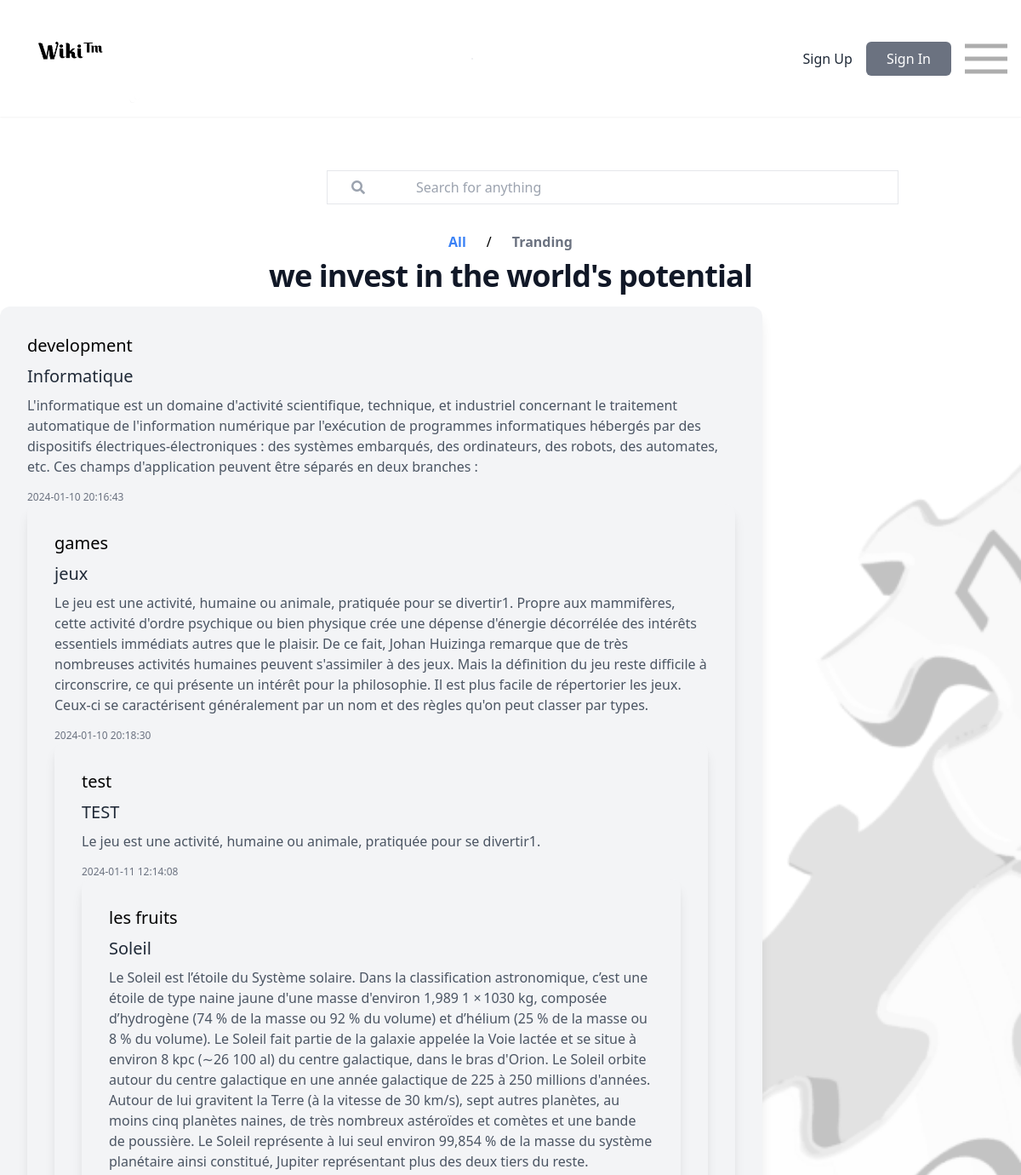
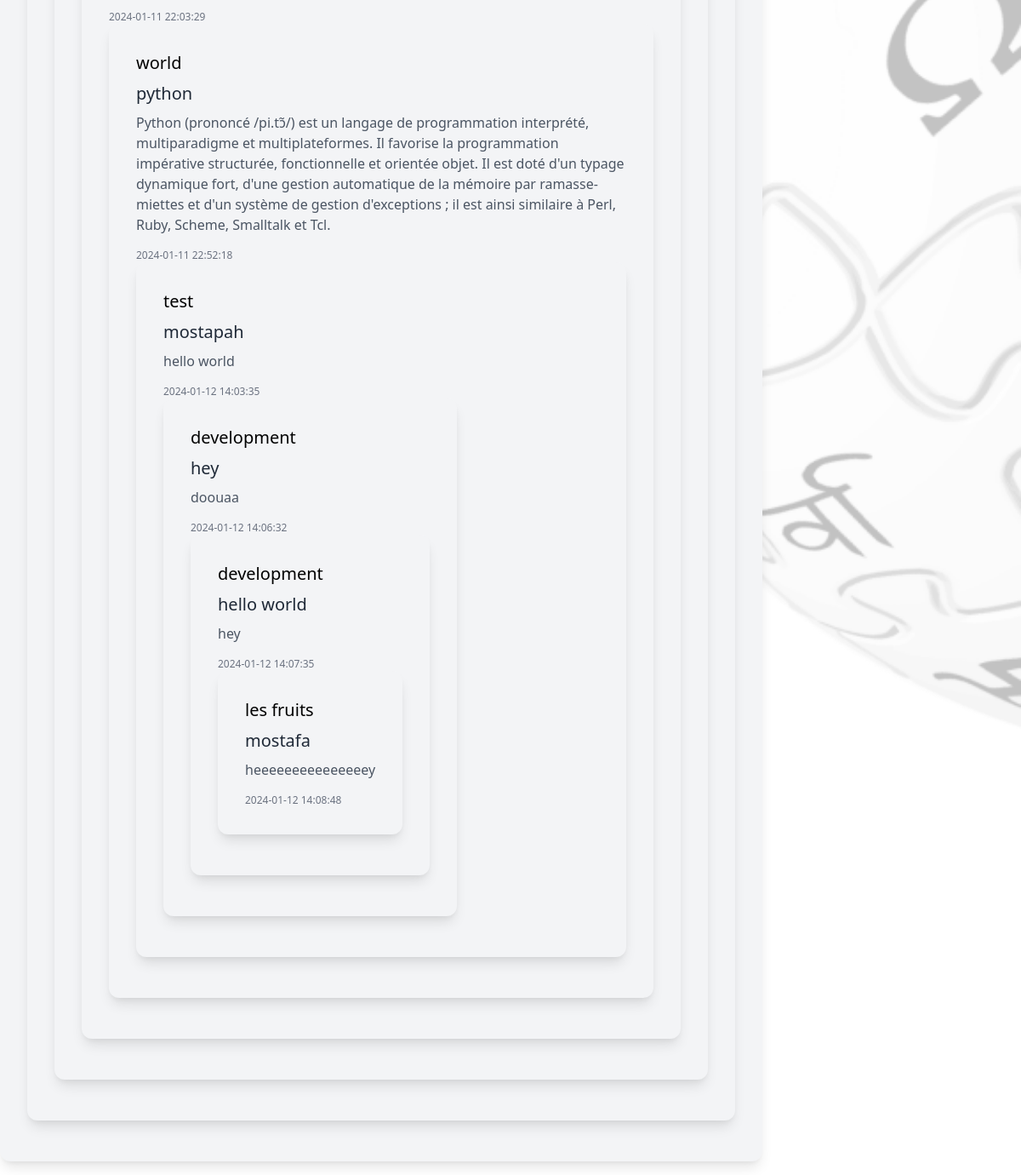
The app's page /views/home.php with its own data (2 pictures, top to bottom).
### tables this page shows
CREATE TABLE `wikis` (
  `idWiki` int NOT NULL,
  `name_Wiki` varchar(200) DEFAULT NULL,
  `contenu` varchar(1000) DEFAULT NULL,
  `date` timestamp NULL DEFAULT NULL,
  `statut` tinyint(1) DEFAULT NULL,
  `id` int DEFAULT NULL,
  `idCategorie` int DEFAULT NULL
);

CREATE TABLE `categories` (
  `id_Categorie` int NOT NULL,
  `name_Categorie` varchar(255) DEFAULT NULL
);

### config/config.php (called while the page is built, shortened)
<?php
class Database {
    private static $instance;
    private $connection;
    private function __construct() {
        $this->connection = new PDO("mysql:host=localhost;dbname=wiki", "root","");
        $this->connection->setAttribute(PDO::ATTR_ERRMODE, PDO::ERRMODE_EXCEPTION);
    }
    public static function getInstance() {
        if (!self::$instance) {
            self::$instance = new Database();
        }
        return self::$instance;
    }
    public function getConnection() {
        return $this->connection;
    }
}

### Controllers/Home.php (called while the page is built, shortened)
<?php
require_once '../Models/User.php';
class WikisController{
    private $wikiModel;
    public function __construct(){
     $this->wikiModel= new WikisModel();
    }
public function getAllWikis() {
        $wikis = $this->wikiModel->getAllwikis();
        return $wikis;
    }
}
?>

### Models/User.php (called while the page is built, shortened)
<?php
require_once '../config/config.php';
class WikisModel{
    private $connection;
    public function __construct() {
        $this->connection = Database::getInstance()->getConnection();
    }
    public function getAllwikis(){
        try{
       $query = "SELECT wikis.*, categories.name_Categorie FROM wikis JOIN categories ON categories.id_Categorie = wikis.idCategorie ";;
       $stm = $this->connection->prepare($query);
       $stm->execute();
                $result = $stm->fetchAll(PDO::FETCH_ASSOC);
                return $result;
            } catch (PDOException $e) {
                echo $e->getMessage();
                return false;
            }
        }
    }

### views/home.php (the view, shortened to what this page needs)
<?php
require_once '../Controllers/Home.php';
$wikiController = new WikisController();
$Wikis = $wikiController->getAllwikis();
?>
<!DOCTYPE html>
<html lang="en">
<head>
    <link href="https://cdn.jsdelivr.net/npm/tailwindcss@2.2.19/dist/tailwind.min.css" rel="stylesheet">
    <link rel="stylesheet" href="https://cdnjs.cloudflare.com/ajax/libs/font-awesome/5.15.3/css/all.min.css">
    <link rel="stylesheet" href="../public/css/style.css">
</head>
<body class="bg-no-repeat bg-right bg-fixed" style="background-image: url('../public/image/wikiii.png'); background-size: contain;">
    <div class="h-40">
        <div id="navbar" class="flex justify-between items-center bg-fixed bg-white p-4 shadow-sm">
            <img src="../public/image/logo.png" alt="logo" width="150px" height="100px">
            <div class="max-w-2xl flex space-x-4 border rounded-xl overflow-hidden">
            </div>
            <div class="flex items-center space-x-4">
                <a href="Register.php" class="text-gray-800 hover:text-gray-600">Sign Up</a>
                <a href="Register.php">
                    <button class="bg-gray-500 text-white px-6 py-2 rounded-md hover:bg-gray-700 transition duration-300">
                        Sign In
                    </button>
                </a>
                <img src="../public/image/menu.png" alt="burger_menu" id="iconMenu" class="text-2xl text-black cursor-pointer">
            </div>
        </div>
    </div>
    <div class="max-w-2xl px-4 h-10 flex space-x-8 border  overflow-hidden mt-10 mb-6 ml-96">
    <div class="flex items-center justify-center h-full w-10 bg-white">
        <i class="fas fa-search text-gray-400"></i>
    </div>
    <input type="text" placeholder="Search for anything" class="flex-1 h-full bg-white focus:outline-none px-4">
</div>
<div class="flex justify-center items-center mt-4">
    <a href="home.php" class="mr-2 px-4 py-2  font-bold text-blue-500 rounded">All</a>
    <span class="text-black">/</span>
    <a href="index.php" class="ml-2 px-4 py-2 font-bold text-gray-500 rounded">Tranding</a>
</div>
<h1 class="mb-4 text-4xl font-extrabold leading-none tracking-tight text-center text-gray-900 md:text-3xl lg:text-4xl dark:text-white">we invest in the world's potential</h1>
<?php
    foreach ($Wikis as $wiki) {
        echo '<div class="flex max-w-4xl rounded-xl bg-gray-100 shadow-lg p-8 mb-4">';
        echo '<div class="flex flex-col justify-start">';
        echo '<h6 class="mb-2 text-xl font-medium text-neutral-800 dark:text-neutral-50">' . $wiki['name_Categorie'] . '</h6>';
        echo '<h5 class="mb-2 text-xl font-medium text-gray-800">' . $wiki['name_Wiki'] . '</h5>';
        echo '<p class="mb-4 text-base text-gray-600">' . $wiki['contenu'] . '</p>';
        echo '<p class="text-xs text-gray-500">' . $wiki['date'] . '</p>';
    }
    ?>
</body>
</html>

### records on screen
wikis: idCategorie.name_Categorie "development", name_Wiki "Informatique", contenu "L'informatique est un domaine d'activité scientifique, technique, et industriel concernant le traitement automatique de l'information numérique par l'exécution de programmes informatiques hébergés par des dispositifs électriques-électroniques : des systèmes embarqués, des ordinateurs, des robots, des automates, etc. Ces champs d'application peuvent être séparés en deux branches :", date "2024-01-10 20:16:43"
wikis: idCategorie.name_Categorie "games", name_Wiki "jeux", contenu "Le jeu est une activité, humaine ou animale, pratiquée pour se divertir1. Propre aux mammifères, cette activité d'ordre psychique ou bien physique crée une dépense d'énergie décorrélée des intérêts essentiels immédiats autres que le plaisir. De ce fait, Johan Huizinga remarque que de très nombreuses activités humaines peuvent s'assimiler à des jeux. Mais la définition du jeu reste difficile à circonscrire, ce qui présente un intérêt pour la philosophie. Il est plus facile de répertorier les jeux. Ceux-ci se caractérisent généralement par un nom et des règles qu'on peut classer par types.", date "2024-01-10 20:18:30"
wikis: idCategorie.name_Categorie "test", name_Wiki "TEST", contenu "Le jeu est une activité, humaine ou animale, pratiquée pour se divertir1.", date "2024-01-11 12:14:08"
wikis: idCategorie.name_Categorie "les fruits", name_Wiki "Soleil", contenu "Le Soleil est l’étoile du Système solaire. Dans la classification astronomique, c’est une étoile de type naine jaune d'une masse d'environ 1,989 1 × 1030 kg, composée d’hydrogène (74 % de la masse ou 92 % du volume) et d’hélium (25 % de la masse ou 8 % du volume). Le Soleil fait partie de la galaxie appelée la Voie lactée et se situe à environ 8 kpc (∼26 100 al) du centre galactique, dans le bras d'Orion. Le Soleil orbite autour du centre galactique en une année galactique de 225 à 250 millions d'années. Autour de lui gravitent la Terre (à la vitesse de 30 km/s), sept autres planètes, au moins cinq planètes naines, de très nombreux astéroïdes et comètes et une bande de poussière. Le Soleil…", date "2024-01-11 22:03:29"
wikis: idCategorie.name_Categorie "world", name_Wiki "python", contenu "Python (prononcé /pi.tɔ̃/) est un langage de programmation interprété, multiparadigme et multiplateformes. Il favorise la programmation impérative structurée, fonctionnelle et orientée objet. Il est doté d'un typage dynamique fort, d'une gestion automatique de la mémoire par ramasse-miettes et d'un système de gestion d'exceptions ; il est ainsi similaire à Perl, Ruby, Scheme, Smalltalk et Tcl.", date "2024-01-11 22:52:18"
wikis: idCategorie.name_Categorie "test", name_Wiki "mostapah", contenu "hello world", date "2024-01-12 14:03:35"
wikis: idCategorie.name_Categorie "development", name_Wiki "hey", contenu "doouaa", date "2024-01-12 14:06:32"
wikis: idCategorie.name_Categorie "development", name_Wiki "hello world", contenu "hey", date "2024-01-12 14:07:35"
wikis: idCategorie.name_Categorie "les fruits", name_Wiki "mostafa", contenu "heeeeeeeeeeeeeeey", date "2024-01-12 14:08:48"
